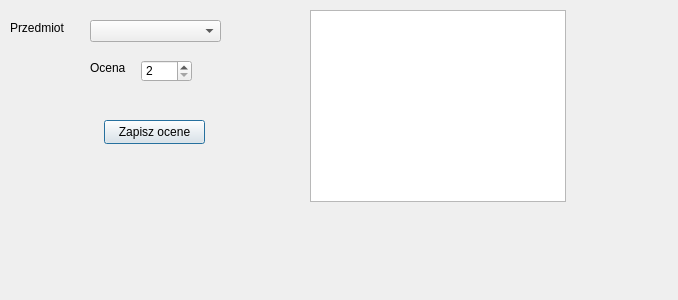
<?xml version="1.0" encoding="UTF-8"?>
<ui version="4.0">
 <class>employeewindow</class>
 <widget class="QDialog" name="employeewindow">
  <property name="geometry">
   <rect>
    <x>0</x>
    <y>0</y>
    <width>678</width>
    <height>300</height>
   </rect>
  </property>
  <property name="windowTitle">
   <string>Dialog</string>
  </property>
  <widget class="QComboBox" name="subjectComboBox">
   <property name="geometry">
    <rect>
     <x>90</x>
     <y>20</y>
     <width>131</width>
     <height>22</height>
    </rect>
   </property>
  </widget>
  <widget class="QLabel" name="label">
   <property name="geometry">
    <rect>
     <x>10</x>
     <y>20</y>
     <width>61</width>
     <height>16</height>
    </rect>
   </property>
   <property name="text">
    <string>Przedmiot</string>
   </property>
  </widget>
  <widget class="QTableView" name="studentsTableView">
   <property name="geometry">
    <rect>
     <x>310</x>
     <y>10</y>
     <width>256</width>
     <height>192</height>
    </rect>
   </property>
  </widget>
  <widget class="QSpinBox" name="gradeSpinBox">
   <property name="geometry">
    <rect>
     <x>141</x>
     <y>60</y>
     <width>51</width>
     <height>22</height>
    </rect>
   </property>
   <property name="minimum">
    <number>2</number>
   </property>
   <property name="maximum">
    <number>5</number>
   </property>
  </widget>
  <widget class="QLabel" name="label_2">
   <property name="geometry">
    <rect>
     <x>90</x>
     <y>60</y>
     <width>49</width>
     <height>16</height>
    </rect>
   </property>
   <property name="text">
    <string>Ocena</string>
   </property>
  </widget>
  <widget class="QPushButton" name="assignGradeButton">
   <property name="geometry">
    <rect>
     <x>104</x>
     <y>120</y>
     <width>101</width>
     <height>24</height>
    </rect>
   </property>
   <property name="text">
    <string>Zapisz ocene</string>
   </property>
  </widget>
 </widget>
 <resources/>
 <connections/>
</ui>
